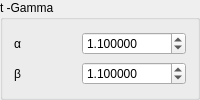
                       <widget class="QGroupBox" name="groupBox_33">
                        <property name="sizePolicy">
                         <sizepolicy hsizetype="Fixed" vsizetype="Fixed">
                          <horstretch>0</horstretch>
                          <verstretch>0</verstretch>
                         </sizepolicy>
                        </property>
                        <property name="toolTip">
                         <string>&lt;!DOCTYPE HTML PUBLIC &quot;-//W3C//DTD HTML 4.0//EN&quot; &quot;http://www.w3.org/TR/REC-html40/strict.dtd&quot;&gt;
&lt;html&gt;&lt;head&gt;&lt;meta name=&quot;qrichtext&quot; content=&quot;1&quot; /&gt;&lt;style type=&quot;text/css&quot;&gt;
p, li { white-space: pre-wrap; }
&lt;/style&gt;&lt;/head&gt;&lt;body style=&quot; font-size:9pt; font-weight:400; font-style:normal;&quot;&gt;
&lt;p style=&quot; margin-top:0px; margin-bottom:0px; margin-left:0px; margin-right:0px; -qt-block-indent:0; text-indent:0px;&quot;&gt;Specifies&amp;nbsp;the&amp;nbsp;gamma&amp;nbsp;prior&amp;nbsp;for&amp;nbsp;distance&amp;nbsp;&lt;span style=&quot; font-style:italic;&quot;&gt;t&lt;/span&gt;.&lt;/p&gt;
</string>
                        </property>
                        <property name="title">
                         <string>t -Gamma</string>
                        </property>
                        <layout class="QGridLayout" name="gridLayout_71">
                         <item row="0" column="0">
                          <widget class="QLabel" name="label_132">
                           <property name="text">
                            <string>α</string>
                           </property>
                          </widget>
                         </item>
                         <item row="0" column="1">
                          <widget class="QDoubleSpinBox" name="doubleSpinBox_33">
                           <property name="decimals">
                            <number>6</number>
                           </property>
                           <property name="maximum">
                            <double>99999.999999000006937</double>
                           </property>
                           <property name="value">
                            <double>1.100000000000000</double>
                           </property>
                          </widget>
                         </item>
                         <item row="1" column="0">
                          <widget class="QLabel" name="label_133">
                           <property name="text">
                            <string>β</string>
                           </property>
                          </widget>
                         </item>
                         <item row="1" column="1">
                          <widget class="QDoubleSpinBox" name="doubleSpinBox_34">
                           <property name="decimals">
                            <number>6</number>
                           </property>
                           <property name="maximum">
                            <double>99999.999999000006937</double>
                           </property>
                           <property name="value">
                            <double>1.100000000000000</double>
                           </property>
                          </widget>
                         </item>
                        </layout>
                       </widget>
